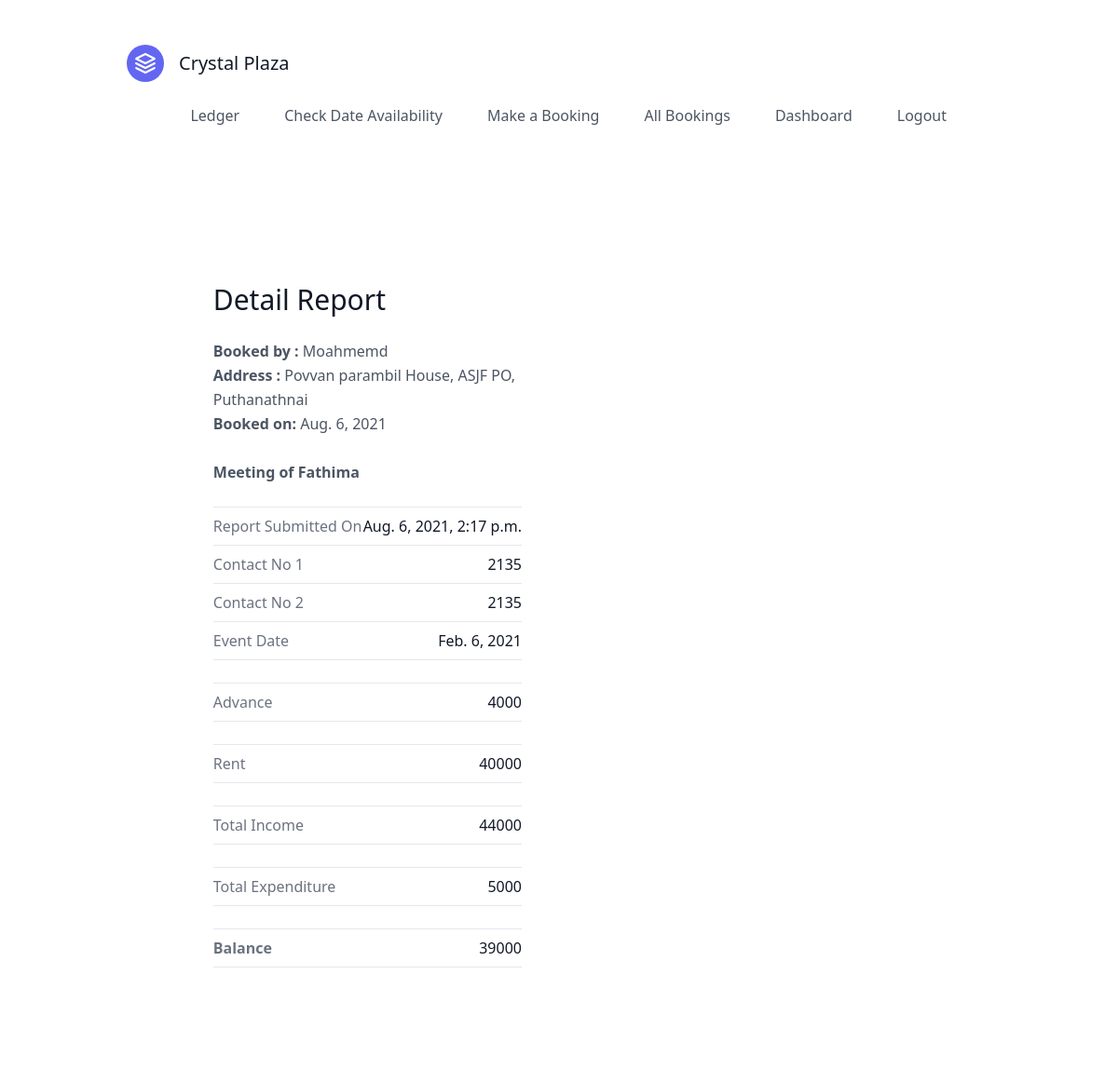
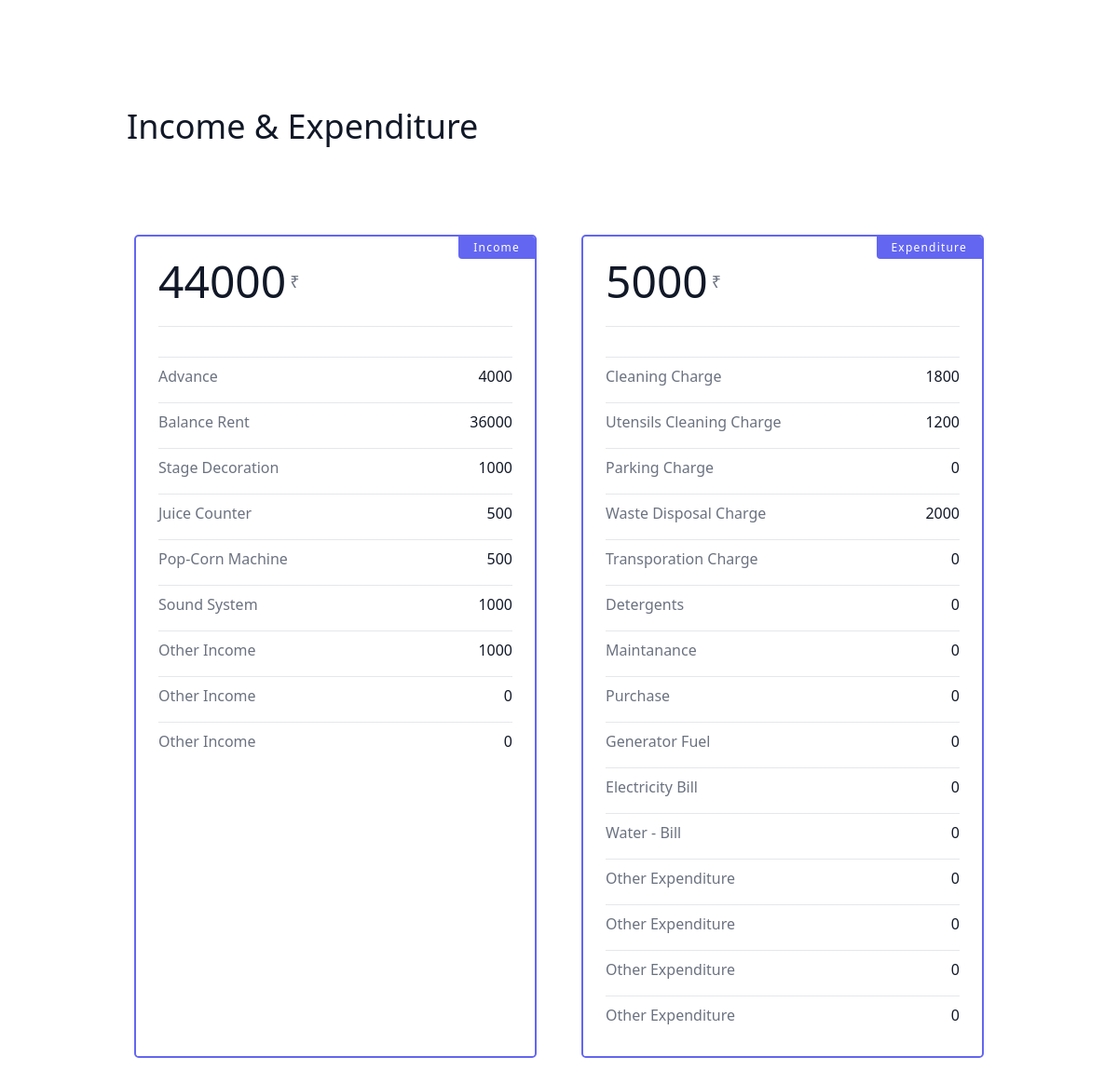
The page /ledger/1/ (signed in) on the database its author committed (2 pictures, top to bottom).
### ledger/models.py (models this page shows)
class Report(models.Model):
    event_date=models.OneToOneField(BookingData,on_delete=CASCADE)
    stage_decoration=models.IntegerField(null=True,blank=True)
    juice_counter=models.IntegerField(null=True,blank=True)
    pop_corn_machine=models.IntegerField(null=True,blank=True)
    sound_system=models.IntegerField(null=True,blank=True)
    other_income_1=models.IntegerField(null=True,blank=True)
    other_income_2=models.IntegerField(null=True,blank=True)
    other_income_3=models.IntegerField(null=True,blank=True)
    total_income=models.IntegerField(null=True,blank=True)
    report_submition_date=models.DateTimeField(auto_now_add=True)
    cleaning_charge=models.IntegerField()
    utensils_cleaning_charge=models.IntegerField()
    parking_charge=models.IntegerField(null=True,blank=True)
    waste_disposal_charge=models.IntegerField()
    trasportaion_charge=models.IntegerField(null=True,blank=True)
    detergents=models.IntegerField(null=True,blank=True)
    maintanance=models.IntegerField(null=True,blank=True)
    purchace_of_stock=models.IntegerField(null=True,blank=True)
    generator_fule=models.IntegerField(null=True,blank=True)
    electricity_bill=models.IntegerField(null=True,blank=True)
    water_charge=models.IntegerField(null=True,blank=True)
    other_expenditure_1=models.IntegerField(null=True,blank=True)
    other_expenditure_2=models.IntegerField(null=True,blank=True)
    other_expenditure_3=models.IntegerField(null=True,blank=True)
    other_expenditure_4=models.IntegerField(null=True,blank=True)
    total_expenditure=models.IntegerField()
    balance=models.IntegerField()

### booking/models.py (models this page shows, shortened)
class BookingData(models.Model):
    event_choices=(('Marriage Function (Day)',"Marriage Function (Day)"),
                   ('Meeting','Meeting'),
                   ('Reception(Evening)','Reception(Evening)'))
    event_date=models.DateField(null=False,blank=False,unique=True)
    name=models.CharField(max_length=255)
    event_type=models.CharField(choices=event_choices,max_length=255)
    bride_or_groom_name=models.CharField(max_length=255,null=True,blank=True)
    house_name=models.CharField(max_length=255)
    post=models.CharField(max_length=255,null=True,blank=True)
    location=models.CharField(max_length=255)
    booking_date=models.DateTimeField(auto_now_add=True)
    last_modified=models.DateTimeField(auto_now=True)
    advance=models.PositiveIntegerField()
    total_amount=models.PositiveIntegerField(default=40000)
    balance=models.PositiveIntegerField(null=True)
    contact1=models.IntegerField()
    contact2=models.IntegerField()
    is_completed=models.BooleanField(default=False)
    kitchen_team=models.CharField(max_length=255,default='Not Provided',null=True,blank=True)
    kitchen_team_license=models.ImageField(upload_to='imgs/',null=True,blank=True)
    class Meta:
        ordering=('event_date',)

### ledger/views.py (the view)
# urls.py: path("<int:pk>/",views.detailreport,name='detailreport'),
def detailreport(request,pk):
    report=Report.objects.get(id=pk)
    context={
        'report':report
    }
    return render(request,'ledger/detailreport.html',context)

### ledger/templates/ledger/detailreport.html (shortened to what this page needs)
<!DOCTYPE html>
<html lang="en">
<head>
    <link rel="stylesheet" href="https://cdn.jsdelivr.net/npm/bootstrap@4.6.0/dist/css/bootstrap.min.css">
    <link href="https://unpkg.com/tailwindcss@^2/dist/tailwind.min.css" rel="stylesheet">
</head>
<body>
  <header class="text-gray-600 body-font">
    <div class="container mx-auto flex flex-wrap p-5 flex-col md:flex-row items-center">
      <a class="flex title-font font-medium items-center text-gray-900 mb-4 md:mb-0">
        <svg xmlns="http://www.w3.org/2000/svg" fill="none" stroke="currentColor" stroke-linecap="round" stroke-linejoin="round" stroke-width="2" class="w-10 h-10 text-white p-2 bg-indigo-500 rounded-full" viewBox="0 0 24 24">
          <path d="M12 2L2 7l10 5 10-5-10-5zM2 17l10 5 10-5M2 12l10 5 10-5"></path>
        </svg>
        <span class="ml-3 text-xl">Crystal Plaza</span>
      </a>
      <nav class="md:ml-auto flex flex-wrap items-center text-base justify-center">
        <a class="mr-5 hover:text-gray-900" href="{% url 'ledger:allreports' %}">Ledger</a>
        <a class="mr-5 hover:text-gray-900" href="/#testimonials">Check Date Availability</a>
        <a class="mr-5 hover:text-gray-900" href="{% url 'booking:booking_page' %}">Make a Booking</a>
        <a class="mr-5 hover:text-gray-900" href="{% url 'booking:listing_page' %}">All Bookings</a>
        <a class="mr-5 hover:text-gray-900" href="{% url 'userdata:dashboard' %}">Dashboard</a>
        {% if user.is_authenticated %}
        <a class="mr-5 hover:text-gray-900" href="{% url 'userdata:logout' %}">Logout</a>
        {% else %}
        <a class="mr-5 hover:text-gray-900" href="{% url 'userdata:login' %}">Login</a>
        {% endif %}
      </nav>
    </div>
  </header>
  {% if user.is_authenticated %}
    <section class="text-gray-600 body-font overflow-hidden">
        <div class="container px-5 py-24 mx-auto">
          <div class="lg:w-4/5 mx-auto flex flex-wrap">
            <div class="lg:w-1/2 w-full lg:pr-10 lg:py-6 mb-6 lg:mb-0">
              <h1 class="text-gray-900 text-3xl title-font font-medium mb-4">Detail Report</h1>
              <div id="personal">
              <p class="leading-relaxed mb-4"><b> Booked by :</b> {{report.event_date.name}} <br><b> Address :</b>  {{report.event_date.house_name}}, {{report.event_date.post}} PO,
                {{report.event_date.location}} <br> <b>Booked on:</b>  {{report.event_date.booking_date.date}} <br><br><b>{{report.event_date.event_type}} of {{report.event_date.bride_or_groom_name}}</b>
            </p>
            <div class="flex border-t border-gray-200 py-2">
              <span class="text-gray-500">Report Submitted On </span>
              <span class="ml-auto text-gray-900">{{report.report_submition_date}}</span>
            </div>
              <div class="flex border-t border-gray-200 py-2">
                <span class="text-gray-500">Contact No 1 </span>
                <span class="ml-auto text-gray-900">{{report.event_date.contact1}}</span>
              </div>
              <div class="flex border-t border-gray-200 py-2">
                <span class="text-gray-500">Contact No 2</span>
                <span class="ml-auto text-gray-900">{{report.event_date.contact1}}</span>
              </div>
              <div class="flex border-t border-b mb-6 border-gray-200 py-2">
                <span class="text-gray-500">Event Date</span>
                <span class="ml-auto text-gray-900">{{report.event_date.event_date}}</span>
              </div>
              <div class="flex border-t border-b mb-6 border-gray-200 py-2">
                <span class="text-gray-500">Advance</span>
                <span class="ml-auto text-gray-900">{{report.event_date.advance}}</span>
              </div>
              <div class="flex border-t border-b mb-6 border-gray-200 py-2">
                <span class="text-gray-500">Rent</span>
                <span class="ml-auto text-gray-900">{{report.event_date.total_amount}}</span>
              </div>
              <div class="flex border-t border-b mb-6 border-gray-200 py-2">
                <span class="text-gray-500">Total Income</span>
                <span class="ml-auto text-gray-900">{{report.total_income}}</span>
              </div>
              <div class="flex border-t border-b mb-6 border-gray-200 py-2">
                <span class="text-gray-500">Total Expenditure</span>
                <span class="ml-auto text-gray-900">{{report.total_expenditure}}</span>
              </div>
              <div class="flex border-t border-b mb-6 border-gray-200 py-2">
                <span class="text-gray-500"><b>Balance</b> </span>
                <span class="ml-auto text-gray-900">{{report.balance}}</span>
              </div>
            </div>
            </div>
          </div>
        </div>
      </section>
      <section class="text-gray-600 body-font overflow-hidden">
        <div class="container px-5 py-24 mx-auto">
          <div class="flex flex-col text-center w-full mb-20">
            <h1 class="sm:text-4xl text-3xl font-medium title-font mb-2 text-gray-900 text-left">Income & Expenditure</h1>
          </div>
          <div class="flex flex-wrap -m-4">
            <div class="p-4 xl:w-1/4 md:w-1/2 w-full">
              <div class="h-full p-6 rounded-lg border-2 border-indigo-500 flex flex-col relative overflow-hidden">
                <span
                  class="bg-indigo-500 text-white px-3 py-1 tracking-widest text-xs absolute right-0 top-0 rounded-bl">Income</span>
                <h1 class="text-5xl text-gray-900 leading-none flex items-center pb-4 mb-4 border-b border-gray-200">
                  <span>{{report.total_income}}</span>
                  <span class="text-lg ml-1 font-normal text-gray-500"><span>&#8377;</span></span>
                </h1>
                <div class="flex border-t border-gray-200 py-2">
                  <span class="text-gray-500">Advance </span>
                  <span class="ml-auto text-gray-900">{{report.event_date.advance}}</span>
                </div>
                <div class="flex border-t border-gray-200 py-2">
                  <span class="text-gray-500">Balance Rent </span>
                  <span class="ml-auto text-gray-900">{{report.event_date.balance}}</span>
                </div>
                <div class="flex border-t border-gray-200 py-2">
                  <span class="text-gray-500">Stage Decoration </span>
                  <span class="ml-auto text-gray-900">{{report.stage_decoration}}</span>
                </div>
                <div class="flex border-t border-gray-200 py-2">
                  <span class="text-gray-500">Juice Counter </span>
                  <span class="ml-auto text-gray-900">{{report.juice_counter}}</span>
                </div>
                <div class="flex border-t border-gray-200 py-2">
                  <span class="text-gray-500">Pop-Corn Machine </span>
                  <span class="ml-auto text-gray-900">{{report.pop_corn_machine}}</span>
                </div>
                <div class="flex border-t border-gray-200 py-2">
                  <span class="text-gray-500">Sound System </span>
                  <span class="ml-auto text-gray-900">{{report.sound_system}}</span>
                </div>
                <div class="flex border-t border-gray-200 py-2">
                  <span class="text-gray-500">Other Income </span>
                  <span class="ml-auto text-gray-900">{{report.other_income_1}}</span>
                </div>
                <div class="flex border-t border-gray-200 py-2">
                  <span class="text-gray-500">Other Income </span>
                  <span class="ml-auto text-gray-900">{{report.other_income_2}}</span>
                </div>
                <div class="flex border-t border-gray-200 py-2">
                  <span class="text-gray-500">Other Income </span>
                  <span class="ml-auto text-gray-900">{{report.other_income_3}}</span>
                </div>
              </div>
            </div>
            <div class="p-4 xl:w-1/4 md:w-1/2 w-full">
              <div class="h-full p-6 rounded-lg border-2 border-indigo-500 flex flex-col relative overflow-hidden">
                <span
                  class="bg-indigo-500 text-white px-3 py-1 tracking-widest text-xs absolute right-0 top-0 rounded-bl">Expenditure</span>
                <h1 class="text-5xl text-gray-900 leading-none flex items-center pb-4 mb-4 border-b border-gray-200">
                  <span>{{report.total_expenditure}}</span>
                  <span class="text-lg ml-1 font-normal text-gray-500"><span>&#8377;</span></span>
                </h1>
                <div class="flex border-t border-gray-200 py-2">
                  <span class="text-gray-500">Cleaning Charge </span>
                  <span class="ml-auto text-gray-900">{{report.cleaning_charge}}</span>
                </div>
                <div class="flex border-t border-gray-200 py-2">
                  <span class="text-gray-500">Utensils Cleaning Charge </span>
                  <span class="ml-auto text-gray-900">{{report.utensils_cleaning_charge}}</span>
                </div>
                <div class="flex border-t border-gray-200 py-2">
                  <span class="text-gray-500">Parking Charge </span>
                  <span class="ml-auto text-gray-900">{{report.parking_charge}}</span>
                </div>
                <div class="flex border-t border-gray-200 py-2">
                  <span class="text-gray-500">Waste Disposal Charge </span>
                  <span class="ml-auto text-gray-900">{{report.waste_disposal_charge}}</span>
                </div>
                <div class="flex border-t border-gray-200 py-2">
                  <span class="text-gray-500">Transporation Charge </span>
                  <span class="ml-auto text-gray-900">{{report.trasportaion_charge}}</span>
                </div>
                <div class="flex border-t border-gray-200 py-2">
                  <span class="text-gray-500">Detergents </span>
                  <span class="ml-auto text-gray-900">{{report.detergents}}</span>
                </div>
                <div class="flex border-t border-gray-200 py-2">
                  <span class="text-gray-500">Maintanance </span>
                  <span class="ml-auto text-gray-900">{{report.maintanance}}</span>
                </div>
                <div class="flex border-t border-gray-200 py-2">
                  <span class="text-gray-500">Purchase </span>
                  <span class="ml-auto text-gray-900">{{report.purchace_of_stock}}</span>
                </div>
                <div class="flex border-t border-gray-200 py-2">
                  <span class="text-gray-500">Generator Fuel </span>
                  <span class="ml-auto text-gray-900">{{report.generator_fule}}</span>
                </div>
                <div class="flex border-t border-gray-200 py-2">
                  <span class="text-gray-500">Electricity Bill </span>
                  <span class="ml-auto text-gray-900">{{report.electricity_bill}}</span>
                </div>
                <div class="flex border-t border-gray-200 py-2">
                  <span class="text-gray-500">Water - Bill </span>
                  <span class="ml-auto text-gray-900">{{report.water_charge}}</span>
                </div>
                <div class="flex border-t border-gray-200 py-2">
                  <span class="text-gray-500">Other Expenditure </span>
                  <span class="ml-auto text-gray-900">{{report.other_expenditure_1}}</span>
                </div>
                <div class="flex border-t border-gray-200 py-2">
                  <span class="text-gray-500">Other Expenditure</span>
                  <span class="ml-auto text-gray-900">{{report.other_expenditure_2}}</span>
                </div>
                <div class="flex border-t border-gray-200 py-2">
                  <span class="text-gray-500">Other Expenditure</span>
                  <span class="ml-auto text-gray-900">{{report.other_expenditure_3}}</span>
                </div>
                <div class="flex border-t border-gray-200 py-2">
                  <span class="text-gray-500">Other Expenditure </span>
                  <span class="ml-auto text-gray-900">{{report.other_expenditure_4}}</span>
                </div>
              </div>
            </div>
          </div>
        </div>
      </section>
      {% endif %}
</body>
</html>

### rows shown on the page
Report: event_date.name "Moahmemd", event_date.house_name "Povvan parambil House", event_date.post "ASJF", event_date.location "Puthanathnai", event_date.booking_date "Aug. 6, 2021", event_date.event_type "Meeting", event_date.bride_or_groom_name "Fathima", report_submition_date "Aug. 6, 2021, 2:17 p.m.", event_date.contact1 "2135", event_date.event_date "Feb. 6, 2021", event_date.advance "4000", event_date.total_amount "40000", total_income "44000", total_expenditure "5000", balance "39000", event_date.balance "36000", stage_decoration "1000", juice_counter "500", pop_corn_machine "500", sound_system "1000", other_income_1 "1000", other_income_2 "0", other_income_3 "0", cleaning_charge "1800", utensils_cleaning_charge "1200", parking_charge "0", waste_disposal_charge "2000", trasportaion_charge "0", detergents "0", maintanance "0", purchace_of_stock "0", generator_fule "0", electricity_bill "0", water_charge "0", other_expenditure_1 "0", other_expenditure_2 "0", other_expenditure_3 "0", other_expenditure_4 "0"
